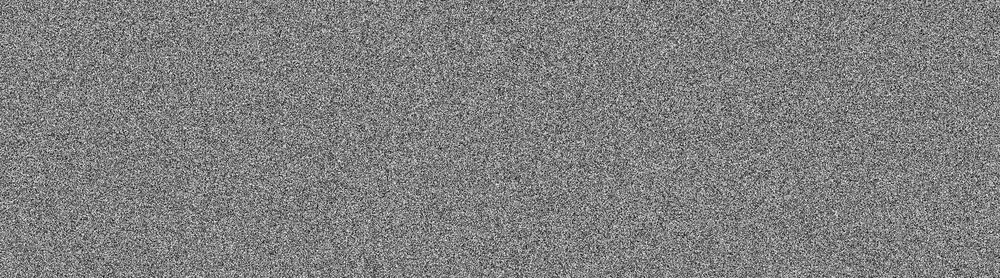
#> input picture CTF_DATA/CTF2/Layer1.png, 1000 x 278 px, shrunk from 1839 x 512 before the run, found by its file name
$ python main.py
#> lines starting #> are read from the running program, lines starting #| are printed output that depends on the picture
import skimage.io as io

img1 = io.imread('CTF_DATA/CTF2/Layer1.png')
#> img1 is the input picture: shape (278, 1000); min 0, max 255, mean 127.4
img2 = io.imread('CTF_DATA/CTF2/Layer2.png')
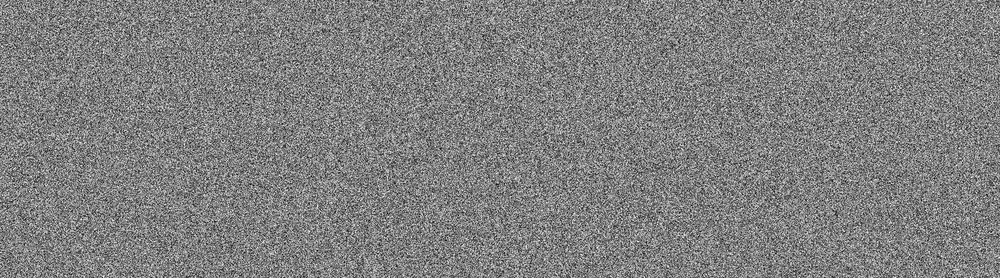
#> input picture CTF_DATA/CTF2/Layer2.png, 1000 x 278 px, shrunk from 1839 x 512 before the run, found by its file name
#> img2 is the input picture: shape (278, 1000); min 0, max 255, mean 127.5
img3 = img1 + img2
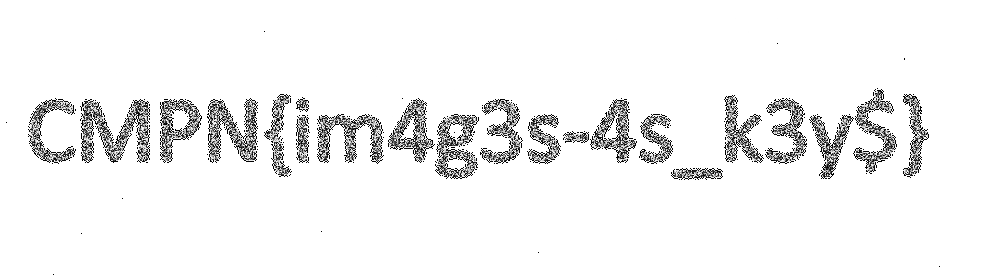
#> img3: shape (278, 1000); min 0, max 255, mean 242.3
io.imshow(img3)
io.show()
